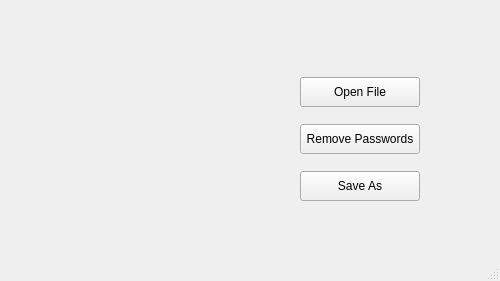
<?xml version="1.0" encoding="UTF-8"?>
<ui version="4.0">
 <class>MainWindow</class>
 <widget class="QMainWindow" name="MainWindow">
  <property name="geometry">
   <rect>
    <x>0</x>
    <y>0</y>
    <width>500</width>
    <height>281</height>
   </rect>
  </property>
  <property name="windowTitle">
   <string>excelPasswordsRemover</string>
  </property>
  <property name="styleSheet">
   <string notr="true">#MainWindow {
border-image: url(:/img/background.png); }</string>
  </property>
  <widget class="QWidget" name="centralwidget">
   <property name="styleSheet">
    <string notr="true"/>
   </property>
   <widget class="QWidget" name="">
    <property name="geometry">
     <rect>
      <x>250</x>
      <y>60</y>
      <width>211</width>
      <height>161</height>
     </rect>
    </property>
    <layout class="QVBoxLayout" name="verticalLayout">
     <property name="spacing">
      <number>0</number>
     </property>
     <property name="leftMargin">
      <number>50</number>
     </property>
     <property name="topMargin">
      <number>0</number>
     </property>
     <property name="rightMargin">
      <number>0</number>
     </property>
     <property name="bottomMargin">
      <number>0</number>
     </property>
     <item>
      <widget class="QPushButton" name="openFileButton">
       <property name="enabled">
        <bool>true</bool>
       </property>
       <property name="maximumSize">
        <size>
         <width>120</width>
         <height>30</height>
        </size>
       </property>
       <property name="sizeIncrement">
        <size>
         <width>0</width>
         <height>0</height>
        </size>
       </property>
       <property name="text">
        <string>Open File</string>
       </property>
      </widget>
     </item>
     <item>
      <widget class="QPushButton" name="removePasswordsButton">
       <property name="enabled">
        <bool>true</bool>
       </property>
       <property name="maximumSize">
        <size>
         <width>120</width>
         <height>30</height>
        </size>
       </property>
       <property name="sizeIncrement">
        <size>
         <width>0</width>
         <height>0</height>
        </size>
       </property>
       <property name="text">
        <string>Remove Passwords</string>
       </property>
      </widget>
     </item>
     <item>
      <widget class="QPushButton" name="saveAsButton">
       <property name="enabled">
        <bool>true</bool>
       </property>
       <property name="maximumSize">
        <size>
         <width>120</width>
         <height>30</height>
        </size>
       </property>
       <property name="sizeIncrement">
        <size>
         <width>0</width>
         <height>0</height>
        </size>
       </property>
       <property name="text">
        <string>Save As</string>
       </property>
      </widget>
     </item>
    </layout>
   </widget>
  </widget>
  <widget class="QMenuBar" name="menubar">
   <property name="geometry">
    <rect>
     <x>0</x>
     <y>0</y>
     <width>500</width>
     <height>21</height>
    </rect>
   </property>
  </widget>
  <widget class="QStatusBar" name="statusbar"/>
 </widget>
 <resources/>
 <connections/>
</ui>
